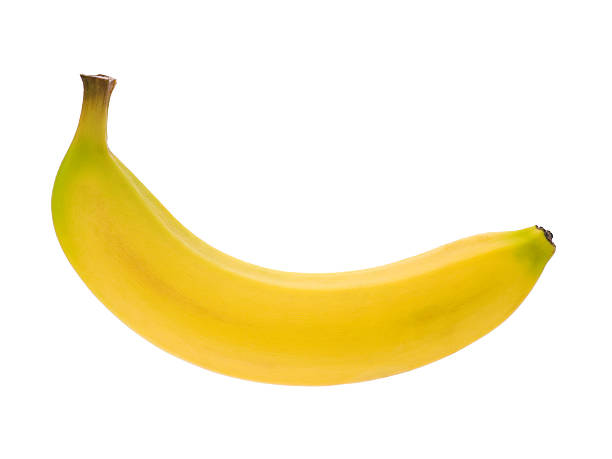
#> input picture banana/banana_1.jpg, 612 x 459 px
$ python canny_t.py --directory banana
#> lines starting #> are read from the running program, lines starting #| are printed output that depends on the picture; after the words box and inside, x2 and y2 are one past the last pixel; in counts of white or black regions, pixels touching at a corner belong together
#> in extract_banana_contour_and_assess, image is the input picture: shape (459, 612, 3); mean B, G, R 208.8, 241.3, 250.1
#most
import cv2
import numpy as np
import os
import re  # 用於解析檔名中的數字
import argparse

def classify_ripeness(yellow_ratio, green_ratio, brown_ratio):#定義成熟度
    if (green_ratio > 1 and yellow_ratio < 50) or(green_ratio > 25):
        return "Unripe"
    elif (brown_ratio > 1 and yellow_ratio < 50) or(brown_ratio > 25):
        return "Overripe"
    else:
        return "Moderately Ripe"

def resize_with_padding(image, target_size): #調整照片比例
#> called with target_size = (230, 300)
    h, w = image.shape[:2]
#> h = 459; w = 612
    if h > target_size[0] or w > target_size[1]:
        scale = min(target_size[0] / h, target_size[1] / w)
#> scale = 0.49
        new_h, new_w = int(h * scale), int(w * scale)
#> new_h = 225; new_w = 300
        resized_image = cv2.resize(image, (new_w, new_h))
        top = (target_size[0] - new_h) // 2
#> top = 2
        bottom = target_size[0] - new_h - top
#> bottom = 3
        left = (target_size[1] - new_w) // 2
#> left = 0
        right = target_size[1] - new_w - left
#> right = 0
        padded_image = cv2.copyMakeBorder(
            resized_image, top, bottom, left, right, cv2.BORDER_CONSTANT, value=[0, 0, 0]
        )
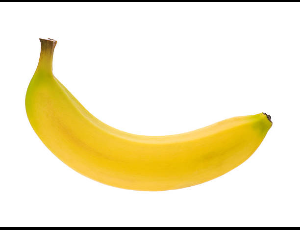
#> padded_image: shape (230, 300, 3); mean B, G, R 204.2, 236.1, 244.6
        return padded_image
    else:
        return image

def remove_border_contours(mask, image_shape): #移除偵測到的邊框(非香蕉本體)
    h, w = image_shape[:2]
    contours, _ = cv2.findContours(mask, cv2.RETR_EXTERNAL, cv2.CHAIN_APPROX_SIMPLE)
    for contour in contours:
        for point in contour:
            x, y = point[0]
            if x <= 1 or y <= 1 or x >= w - 2 or y >= h - 2:
                cv2.drawContours(mask, [contour], -1, 0, thickness=cv2.FILLED)
                break
    return mask

def extract_banana_contour_and_assess():#提取香蕉輪廓並評估
    ap = argparse.ArgumentParser()
    ap.add_argument("-d", "--directory", required=True, help="Path to the directory containing images")
    args = vars(ap.parse_args())

    alpha = 1.2
    beta = -30
    IMAGE_SIZE = (230, 300)
    image_dir = args["directory"]

    def extract_number(filename):
        match = re.search(r'\d+', filename)
        return int(match.group()) if match else float('inf')

    sorted_files = sorted(
        [f for f in os.listdir(image_dir) if f.endswith((".jpg", ".png", ".jpeg"))],
        key=extract_number
    )

    for image_file in sorted_files:
        image_path = os.path.join(image_dir, image_file)
        image = cv2.imread(image_path)
        image = resize_with_padding(image, IMAGE_SIZE)
        gray = cv2.cvtColor(image, cv2.COLOR_BGR2GRAY)

        adjusted = cv2.convertScaleAbs(gray, alpha=alpha, beta=beta)
        blurred = cv2.GaussianBlur(adjusted, (5, 5), 0)
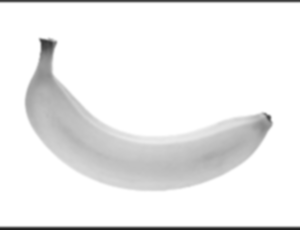
#> blurred: shape (230, 300); min 30, max 255, mean 237.3

        edges = cv2.Canny(blurred, 10, 400)
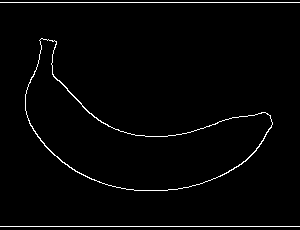
#> edges: shape (230, 300); 2% white in thin lines or dots
        kernel = cv2.getStructuringElement(cv2.MORPH_ELLIPSE, (5, 5))
        edges_closed = cv2.morphologyEx(cv2.dilate(edges, kernel, iterations=1), cv2.MORPH_CLOSE, kernel)
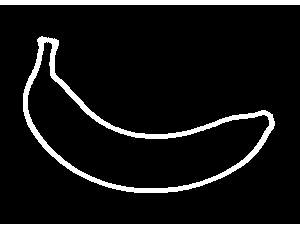
#> edges_closed: shape (230, 300); 9.9% white; 3 white regions

        contours, _ = cv2.findContours(edges_closed, cv2.RETR_EXTERNAL, cv2.CHAIN_APPROX_SIMPLE)
#> contours = 3 contours; box (x1, y1, x2, y2) and area: (23, 36, 275, 193) 15692, (0, 224, 300, 230) 1495, (0, 0, 300, 5) 1196
        mask = np.zeros_like(gray)
        if contours:
            largest_contour = max(contours, key=cv2.contourArea)
#> largest_contour = contour of 300 points, box (x1, y1, x2, y2) (23, 36, 275, 193), area 15692
            cv2.drawContours(mask, [largest_contour], -1, 255, thickness=cv2.FILLED)
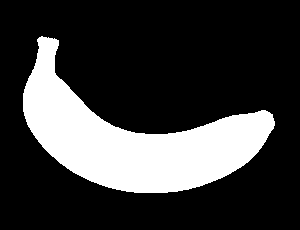
#> mask: shape (230, 300); 23.2% white; 1 white region

        mask = remove_border_contours(mask, image.shape)
#> in remove_border_contours, `contours, _ = cv2.findContours(mask, cv2.RETR_EXTERNAL, cv2.CHAIN_APPR..`: contours = 1 contour; box (x1, y1, x2, y2) and area: (23, 36, 275, 193) 15692
#> the loop in remove_border_contours, `for contour in contours:` made 1 pass
        banana = cv2.bitwise_and(image, image, mask=mask)
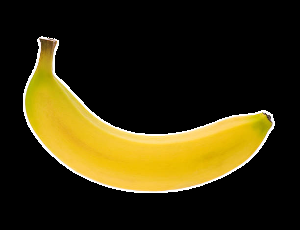
#> banana: shape (230, 300, 3); mean B, G, R 13.9, 45.8, 54.3

        hsv = cv2.cvtColor(banana, cv2.COLOR_BGR2HSV)
#> hsv: shape (230, 300, 3); mean H, S, V 6.1, 44.6, 54.3

        lower_yellow = np.array([15, 50, 50])
        upper_yellow = np.array([38, 255, 255])
        lower_brown = np.array([0, 10, 10])
        upper_brown = np.array([50, 255, 180])
        lower_green = np.array([35, 50, 50])
        upper_green = np.array([80, 255, 255])

        yellow_mask = cv2.inRange(hsv, lower_yellow, upper_yellow)
#> yellow_mask: shape (230, 300); 20.9% white; 1 white region, box (x1, y1, x2, y2) and area: (25, 38, 272, 191) 14440
        brown_mask = cv2.inRange(hsv, lower_brown, upper_brown)
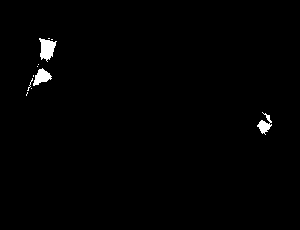
#> brown_mask: shape (230, 300); 0.91% white; 11 white regions (8 under 20 px), largest, box (x1, y1, x2, y2) and area: (39, 38, 57, 62) 260, (33, 68, 52, 86) 187, (257, 112, 272, 135) 150
        green_mask = cv2.inRange(hsv, lower_green, upper_green)
#> green_mask: shape (230, 300); every value is 0

        yellow_mask_in_banana = cv2.bitwise_and(yellow_mask, yellow_mask, mask=mask)
        brown_mask_in_banana = cv2.bitwise_and(brown_mask, brown_mask, mask=mask)
        green_mask_in_banana = cv2.bitwise_and(green_mask, green_mask, mask=mask)

        total_pixels = cv2.countNonZero(mask)
#> total_pixels = 16010
        yellow_pixels = cv2.countNonZero(yellow_mask_in_banana)
#> yellow_pixels = 14440
        brown_pixels = cv2.countNonZero(brown_mask_in_banana)
#> brown_pixels = 626
        green_pixels = cv2.countNonZero(green_mask_in_banana)
#> green_pixels = 0

        if total_pixels > 0:
            yellow_ratio = (yellow_pixels / total_pixels) * 100
#> yellow_ratio = 90.19
            brown_ratio = (brown_pixels / total_pixels) * 100
#> brown_ratio = 3.91
            green_ratio = (green_pixels / total_pixels) * 100
#> green_ratio = 0
        else:
            yellow_ratio = brown_ratio = green_ratio = 0

        ripeness = classify_ripeness(yellow_ratio, green_ratio, brown_ratio)
#> ripeness = 'Moderately Ripe'

        print(f"Image: {image_file}")
        print(f"Yellow Area Ratio: {yellow_ratio:.2f}%")
#| Yellow Area Ratio: 90.19%
        print(f"Brown Area Ratio: {brown_ratio:.2f}%")
#| Brown Area Ratio: 3.91%
        print(f"Green Area Ratio: {green_ratio:.2f}%")
#| Green Area Ratio: 0.00%
        print(f"Ripeness: {ripeness}")
#| Ripeness: Moderately Ripe

        cv2.imshow("Original Image", image)
        cv2.imshow("Edges", edges_closed)
        cv2.imshow("Banana Mask", mask)
        cv2.imshow("Yellow Mask", yellow_mask_in_banana)
        cv2.imshow("Brown Mask", brown_mask_in_banana)
        cv2.imshow("Green Mask", green_mask_in_banana)
        cv2.waitKey(0)
        cv2.destroyAllWindows()
#> pass 2 of the loop in extract_banana_contour_and_assess, `for image_file in sorted_files:`:
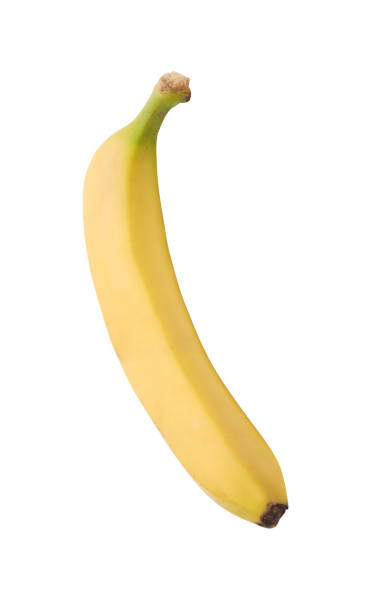
#> input picture banana/banana_10.jpg, 382 x 612 px
#> in extract_banana_contour_and_assess, image is the input picture: shape (612, 382, 3); mean B, G, R 232.6, 246.2, 251.4
#> resized_image: shape (230, 143, 3)
#> in extract_banana_contour_and_assess, `edges = cv2.Canny(blurred, 10, 400)`:
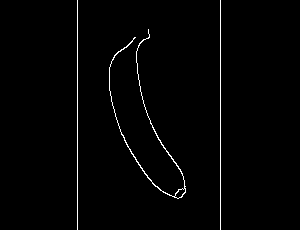
#> edges: shape (230, 300); 1.3% white in thin lines or dots, all inside (x1, y1, x2, y2) = (77, 0, 221, 230)
#> kernel = [[0, 0, 1, 0, 0], [1, 1, 1, 1, 1], [1, 1, 1, 1, 1], [1, 1, 1, 1, 1], [0, 0, 1, 0, 0]]
#> edges_closed: shape (230, 300); 6.5% white; 3 white regions
#> in extract_banana_contour_and_assess, `contours, _ = cv2.findContours(edges_closed, cv2.RETR_EXTERNAL, cv2.CH..`: contours = 3 contours; box (x1, y1, x2, y2) and area: (107, 27, 188, 201) 5614, (218, 0, 223, 230) 916, (75, 0, 80, 230) 916
#> largest_contour = contour of 215 points, box (x1, y1, x2, y2) (107, 27, 188, 201), area 5614
#> mask: shape (230, 300); 8.4% white; 1 white region
#> in remove_border_contours (call 2), `contours, _ = cv2.findContours(mask, cv2.RETR_EXTERNAL, cv2.CHAIN_APPR..`: contours = 1 contour; box (x1, y1, x2, y2) and area: (107, 27, 188, 201) 5614
#> the loop in remove_border_contours (call 2), `for contour in contours:` made 1 pass
#> hsv: shape (230, 300, 3); mean H, S, V 2, 9.8, 19.9
#> yellow_mask: shape (230, 300); 6.8% white; 3 white regions (2 under 20 px), largest, box (x1, y1, x2, y2) and area: (109, 33, 186, 197) 4707
#> in extract_banana_contour_and_assess, `brown_mask = cv2.inRange(hsv, lower_brown, upper_brown)`:
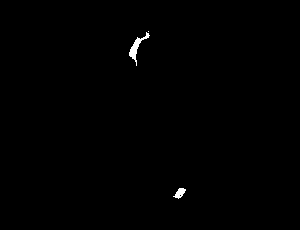
#> brown_mask: shape (230, 300); 0.36% white; 3 white regions (1 under 20 px), largest, box (x1, y1, x2, y2) and area: (129, 32, 150, 66) 173, (173, 188, 186, 199) 77
#> total_pixels = 5807
#> yellow_pixels = 4714
#> brown_pixels = 251
#> yellow_ratio = 81.18
#> brown_ratio = 4.32
#| Yellow Area Ratio: 81.18%
#| Brown Area Ratio: 4.32%
#| Green Area Ratio: 0.00%
#| Ripeness: Moderately Ripe

if __name__ == "__main__":
    extract_banana_contour_and_assess()
